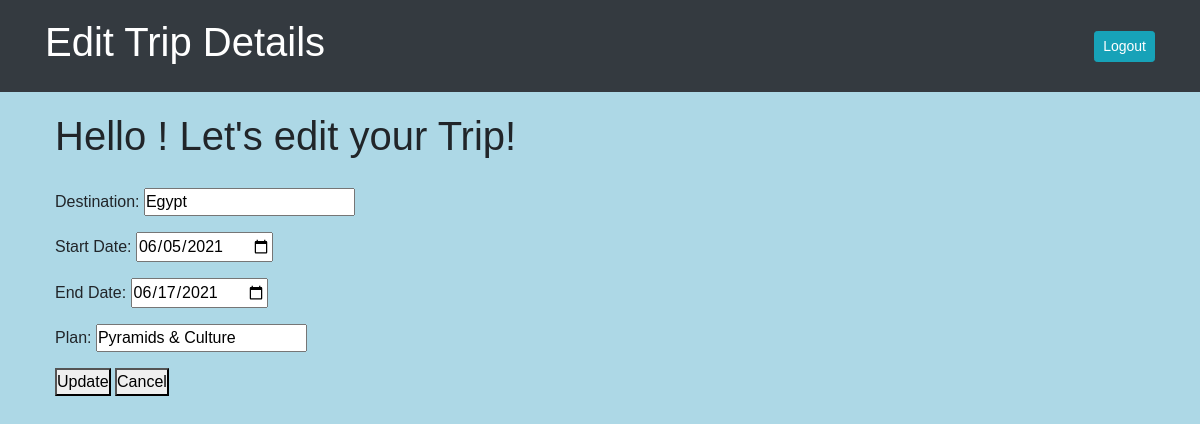
Page /trips/edit/2 on the committed database.
### login_app/models.py (models this page shows)
class Trip(models.Model):
    destination = models.CharField(max_length=255)
    start_date = models.DateTimeField()
    end_date = models.DateTimeField()
    plan = models.TextField()
    creator = models.ForeignKey(User, related_name = "trips",on_delete=models.CASCADE)
    joined = models.ManyToManyField(User, related_name = "joined_trips")
    created_at = models.DateField(auto_now_add=True)
    updated_at = models.DateField(auto_now=True)
    objects = TripManager()

### login_app/views.py (the view)
# urls.py: path('trips/edit/<int:id>', views.edit),
def edit(request, id):
    context={
        'trip':Trip.objects.get(id=id)
    }
    return render(request,"edit.html",context)

### login_app/templates/edit.html (shortened to what this page needs)
<!DOCTYPE html>
<html lang="en">
<head>
    <link rel="stylesheet" href="https://stackpath.bootstrapcdn.com/bootstrap/4.1.3/css/bootstrap.min.css">
    {% load static %}
    <link rel="stylesheet" href="{% static 'css/style.css' %}">
</head>
<body>
    <nav class="navbar navbar-expand-lg navbar-dark bg-dark">
        <div class="container">
            <h1 class="header-color">Edit Trip Details</h1>
                <span class="navbar-text">
                <a href="/logout" role="button" class="btn btn-sm btn-info ml-2 text-white">Logout</a>
                </span>
            </div>
    </nav>
    <div class="container">
    <div >
        <h1> Hello {{request.session.greeting}}! Let's edit your Trip!</h1>
    </div>
    <form action="/trips/{{trip.id}}/update" method="POST">
        <div id="form">
            <p>Destination: <input type="text" name="destination" value="{{trip.destination}}"></p>
            <p>Start Date: <input type="date" name="start_date" value="{{trip.start_date|date:'Y-m-d'}}"></p>
            <p>End Date: <input type="date" name="end_date" value="{{trip.end_date|date:'Y-m-d'}}"></p>
            <p>Plan: <input type="text" name="plan" value="{{trip.plan}}"></p>
            <button type="submit">Update</button>
            <a href="/dashboard"> <button >Cancel</button></a>
        </div>
    </form>
    </div>
</body>
</html>

### login_app/static/css/style.css (style rules this page uses)
* { padding: 0; margin: 0; font-family: sans-serif; }
div { padding: 10px; }
body { background-color: lightblue }
.header-color { color: white; }

### rows in the picture
Trip: destination "Egypt", start_date "06/05/2021", end_date "06/17/2021", plan "Pyramids & Culture"
